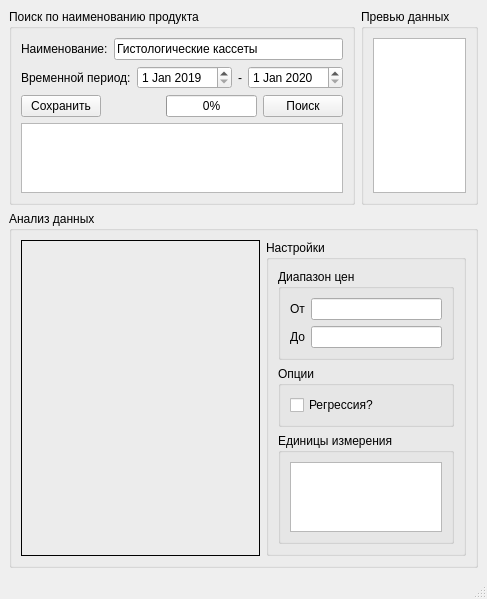
<?xml version="1.0" encoding="UTF-8"?>
<ui version="4.0">
 <class>MainWindow</class>
 <widget class="QMainWindow" name="MainWindow">
  <property name="geometry">
   <rect>
    <x>0</x>
    <y>0</y>
    <width>437</width>
    <height>579</height>
   </rect>
  </property>
  <property name="windowTitle">
   <string>MainWindow</string>
  </property>
  <widget class="QWidget" name="centralwidget">
   <layout class="QVBoxLayout" name="verticalLayout_5">
    <item>
     <layout class="QHBoxLayout" name="horizontalLayout_8">
      <item>
       <widget class="QGroupBox" name="groupBox">
        <property name="title">
         <string>Поиск по наименованию продукта</string>
        </property>
        <layout class="QVBoxLayout" name="verticalLayout_7">
         <item>
          <layout class="QHBoxLayout" name="horizontalLayout">
           <item>
            <widget class="QLabel" name="label_3">
             <property name="text">
              <string>Наименование:</string>
             </property>
            </widget>
           </item>
           <item>
            <widget class="QLineEdit" name="search_prodName_lineEdit">
             <property name="text">
              <string>Гистологические кассеты</string>
             </property>
            </widget>
           </item>
          </layout>
         </item>
         <item>
          <layout class="QHBoxLayout" name="horizontalLayout_2">
           <item>
            <widget class="QLabel" name="label">
             <property name="text">
              <string>Временной период:</string>
             </property>
            </widget>
           </item>
           <item>
            <spacer name="horizontalSpacer">
             <property name="orientation">
              <enum>Qt::Horizontal</enum>
             </property>
             <property name="sizeHint" stdset="0">
              <size>
               <width>40</width>
               <height>20</height>
              </size>
             </property>
            </spacer>
           </item>
           <item>
            <widget class="QDateEdit" name="from_dateEdit">
             <property name="dateTime">
              <datetime>
               <hour>0</hour>
               <minute>0</minute>
               <second>0</second>
               <year>2019</year>
               <month>1</month>
               <day>1</day>
              </datetime>
             </property>
            </widget>
           </item>
           <item>
            <widget class="QLabel" name="label_2">
             <property name="text">
              <string>-</string>
             </property>
            </widget>
           </item>
           <item>
            <widget class="QDateEdit" name="to_dateEdit">
             <property name="dateTime">
              <datetime>
               <hour>0</hour>
               <minute>0</minute>
               <second>0</second>
               <year>2020</year>
               <month>1</month>
               <day>1</day>
              </datetime>
             </property>
            </widget>
           </item>
          </layout>
         </item>
         <item>
          <layout class="QHBoxLayout" name="horizontalLayout_3">
           <item>
            <widget class="QPushButton" name="save_pushButton">
             <property name="text">
              <string>Сохранить</string>
             </property>
            </widget>
           </item>
           <item>
            <spacer name="horizontalSpacer_2">
             <property name="orientation">
              <enum>Qt::Horizontal</enum>
             </property>
             <property name="sizeHint" stdset="0">
              <size>
               <width>40</width>
               <height>20</height>
              </size>
             </property>
            </spacer>
           </item>
           <item>
            <widget class="QProgressBar" name="progressBar">
             <property name="value">
              <number>0</number>
             </property>
             <property name="textVisible">
              <bool>true</bool>
             </property>
            </widget>
           </item>
           <item>
            <widget class="QPushButton" name="search_prodName_pushButton">
             <property name="text">
              <string>Поиск</string>
             </property>
            </widget>
           </item>
          </layout>
         </item>
         <item>
          <widget class="QListWidget" name="contracts_listWidget">
           <property name="editTriggers">
            <set>QAbstractItemView::NoEditTriggers</set>
           </property>
           <property name="alternatingRowColors">
            <bool>true</bool>
           </property>
           <property name="wordWrap">
            <bool>true</bool>
           </property>
          </widget>
         </item>
        </layout>
       </widget>
      </item>
      <item>
       <widget class="QGroupBox" name="groupBox_2">
        <property name="title">
         <string>Превью данных</string>
        </property>
        <layout class="QGridLayout" name="gridLayout">
         <item row="0" column="0">
          <widget class="QTextBrowser" name="summary_textBrowser"/>
         </item>
        </layout>
       </widget>
      </item>
     </layout>
    </item>
    <item>
     <widget class="QGroupBox" name="groupBox_3">
      <property name="title">
       <string>Анализ данных</string>
      </property>
      <layout class="QHBoxLayout" name="horizontalLayout_4">
       <item>
        <widget class="QLabel" name="year_price_qlabel">
         <property name="frameShape">
          <enum>QFrame::Box</enum>
         </property>
         <property name="text">
          <string/>
         </property>
        </widget>
       </item>
       <item>
        <widget class="QGroupBox" name="groupBox_4">
         <property name="maximumSize">
          <size>
           <width>200</width>
           <height>16777215</height>
          </size>
         </property>
         <property name="title">
          <string>Настройки</string>
         </property>
         <layout class="QVBoxLayout" name="verticalLayout_6">
          <item>
           <layout class="QVBoxLayout" name="verticalLayout_4">
            <item>
             <widget class="QGroupBox" name="groupBox_5">
              <property name="title">
               <string>Диапазон цен</string>
              </property>
              <layout class="QVBoxLayout" name="verticalLayout_2">
               <item>
                <layout class="QHBoxLayout" name="horizontalLayout_5">
                 <item>
                  <widget class="QLabel" name="label_4">
                   <property name="text">
                    <string>От</string>
                   </property>
                  </widget>
                 </item>
                 <item>
                  <widget class="QLineEdit" name="price_from_lineEdit"/>
                 </item>
                </layout>
               </item>
               <item>
                <layout class="QHBoxLayout" name="horizontalLayout_6">
                 <item>
                  <widget class="QLabel" name="label_5">
                   <property name="text">
                    <string>До</string>
                   </property>
                  </widget>
                 </item>
                 <item>
                  <widget class="QLineEdit" name="price_to_lineEdit"/>
                 </item>
                </layout>
               </item>
              </layout>
             </widget>
            </item>
            <item>
             <widget class="QGroupBox" name="groupBox_7">
              <property name="title">
               <string>Опции</string>
              </property>
              <layout class="QVBoxLayout" name="verticalLayout_3">
               <item>
                <widget class="QCheckBox" name="regression_checkBox">
                 <property name="text">
                  <string>Регрессия?</string>
                 </property>
                </widget>
               </item>
              </layout>
             </widget>
            </item>
           </layout>
          </item>
          <item>
           <widget class="QGroupBox" name="groupBox_6">
            <property name="title">
             <string>Единицы измерения</string>
            </property>
            <layout class="QVBoxLayout" name="verticalLayout">
             <item>
              <widget class="QListWidget" name="units_listWidget">
               <property name="alternatingRowColors">
                <bool>true</bool>
               </property>
               <property name="selectionMode">
                <enum>QAbstractItemView::SingleSelection</enum>
               </property>
               <property name="selectionBehavior">
                <enum>QAbstractItemView::SelectItems</enum>
               </property>
               <property name="selectionRectVisible">
                <bool>false</bool>
               </property>
              </widget>
             </item>
            </layout>
           </widget>
          </item>
         </layout>
        </widget>
       </item>
      </layout>
     </widget>
    </item>
   </layout>
  </widget>
  <widget class="QMenuBar" name="menubar">
   <property name="geometry">
    <rect>
     <x>0</x>
     <y>0</y>
     <width>437</width>
     <height>21</height>
    </rect>
   </property>
  </widget>
  <widget class="QStatusBar" name="statusbar"/>
 </widget>
 <resources/>
 <connections/>
</ui>
